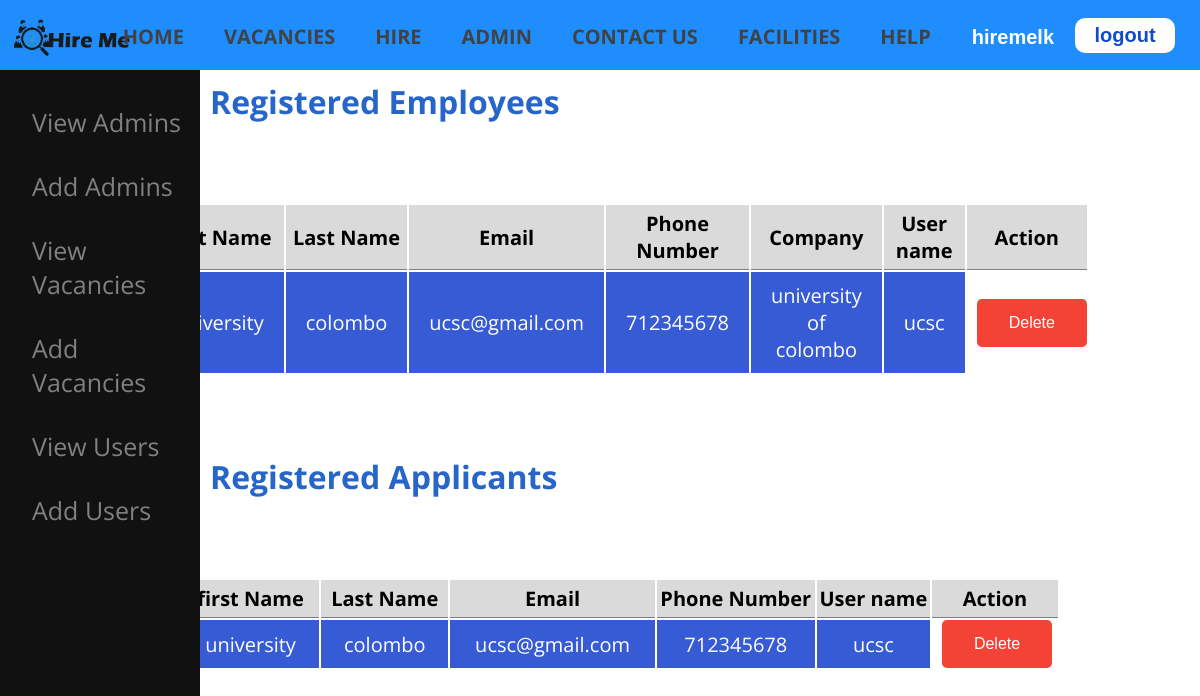
Before: /views/view_users.php (signed in) with the older database file.
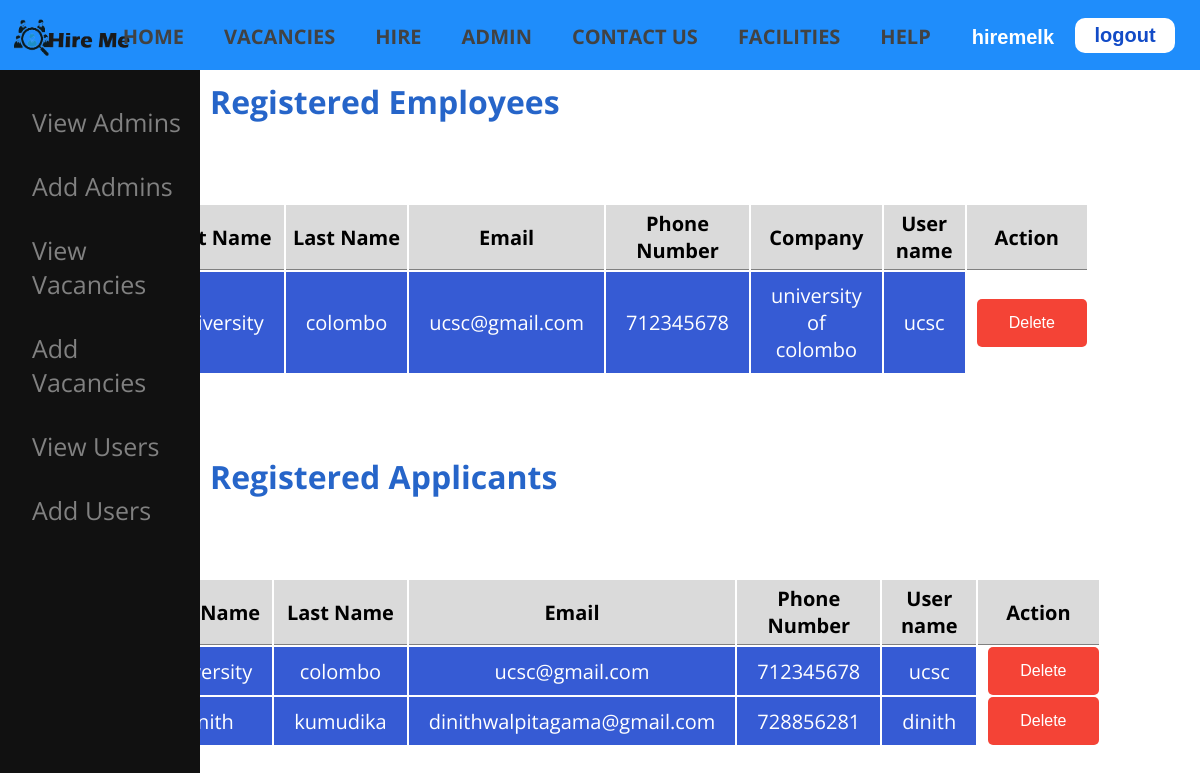
After: the same page with the newer database file.
### tables this page shows
CREATE TABLE `emp_reg` (
  `emp_id` int(11) NOT NULL,
  `first_name` varchar(255) NOT NULL,
  `last_name` varchar(255) NOT NULL,
  `email` varchar(255) NOT NULL,
  `phone_no` int(11) NOT NULL,
  `company` varchar(100) NOT NULL,
  `username` varchar(255) NOT NULL,
  `password` varchar(255) NOT NULL
);

CREATE TABLE `applicant_reg` (
  `applicant_ID` int(11) NOT NULL,
  `first_name` varchar(255) NOT NULL,
  `last_name` varchar(255) NOT NULL,
  `email` varchar(255) NOT NULL,
  `phone_no` int(11) NOT NULL,
  `username` varchar(255) NOT NULL,
  `password` varchar(255) NOT NULL
);

### views/view_users.php (the view, shortened to what this page needs)
<?php
include('../db/db_connect.php');
$query1 = "SELECT * FROM applicant_reg";
$query2 = "SELECT * FROM emp_reg";
$result1 = mysqli_query($conn, $query1);
$result2 = mysqli_query($conn, $query2);
?>
<!DOCTYPE html>
<html lang="en">
<head>
     <link rel="stylesheet" href="https://cdnjs.cloudflare.com/ajax/libs/font-awesome/6.0.0-beta3/css/all.min.css">
     <link rel="stylesheet" href="../public/css/header.css">
     <link rel="stylesheet" href="../public/css/vacancy.css">
     <link rel="stylesheet" href="../public/css/footer.css">
     <link rel="stylesheet" href="../public/css/admin.css">
     <link rel="stylesheet" href="../public/css/admin_header.css">
</head>
<body>
     <?php
     include('header.php');
     ?>
     <?php
     include('admin_header.php');
     ?>
     <div class="div-main">
          <h1 class="t-head">Registered Employees</h1>
          <table>
               <thead>
                    <tr>
                         <th>first Name</th>
                         <th>Last Name</th>
                         <th>Email</th>
                         <th>Phone Number</th>
                         <th>Company</th>
                         <th>User name</th>
                         <th>Action</th>
                    </tr>
               </thead>
               <?php while ($row = mysqli_fetch_array($result2)) { ?>
                    <tr>
                         <td class="td-1">
                              <?= $row['first_name']; ?>
                         </td>
                         <td class="td-1">
                              <?= $row['last_name']; ?>
                         </td>
                         <td class="td-2">
                              <?= $row['email']; ?>
                         </td>
                         <td class="td-3">
                              <?= $row['phone_no']; ?>
                         </td>
                         <td class="td-3">
                              <?= $row['company']; ?>
                         </td>
                         <td class="td-3">
                              <?= $row['username']; ?>
                         </td>
                         <td class="td-4">
                              <div class="btn-container">
                                   <button class="button button3">
                                        <a href="delete_users.php?emp_id=<?php echo $row['emp_id']; ?>">Delete</a>
                                   </button>
                              </div>
                         </td>
                    </tr>
               <?php } ?>
          </table>
          <h1 class="t-head">Registered Applicants</h1>
          <table>
               <thead>
                    <tr>
                         <th>first Name</th>
                         <th>Last Name</th>
                         <th>Email</th>
                         <th>Phone Number</th>
                         <th>User name</th>
                         <th>Action</th>
                    </tr>
               </thead>
               <?php while ($row = mysqli_fetch_array($result1)) { ?>
                    <tr>
                         <td class="td-1">
                              <?= $row['first_name']; ?>
                         </td>
                         <td class="td-1">
                              <?= $row['last_name']; ?>
                         </td>
                         <td class="td-2">
                              <?= $row['email']; ?>
                         </td>
                         <td class="td-3">
                              <?= $row['phone_no']; ?>
                         </td>
                         <td class="td-3">
                              <?= $row['username']; ?>
                         </td>
                         <td class="td-4">
                              <div class="btn-container">
                                   <button class="button button3">
                                        <a href="delete_users.php?applicant_id=<?php echo $row['applicant_ID']; ?>">Delete</a>
                                   </button>
                              </div>
                         </td>
                    </tr>
               <?php } ?>
          </table>
     </div>
</body>
</html>

Changed rows visible on the page:
added applicant_reg: first_name "dinith", last_name "kumudika", email "dinithwalpitagama@gmail.com", phone_no "728856281", username "dinith"
